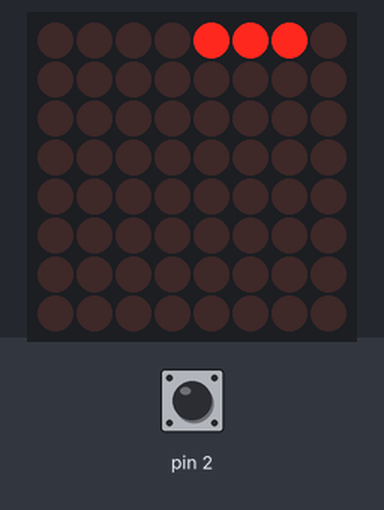
Simulated run of this sketch. Board: Arduino Uno, built with avr-gcc and run on an emulated ATmega328P. Parts: 8×8 LED matrix. The inputs (shaded band) are chosen by the test bench; at power-on: pin 2 LOW. No radio packets arrive unless stated.

Above: at 3.2 s.
3.3 s: pin 2 driven HIGH
At 3.63 s:
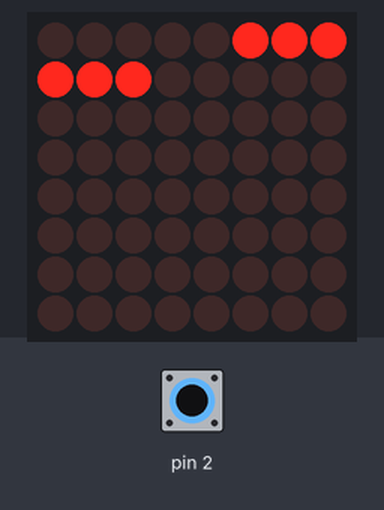
At 4.09 s:
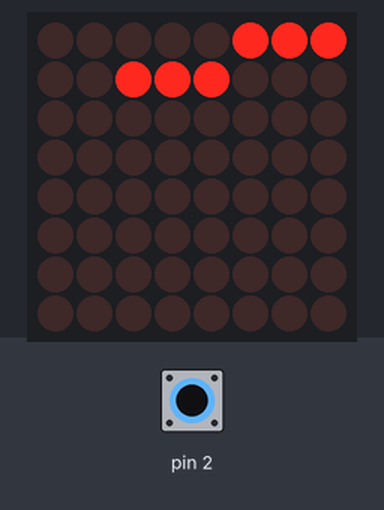
5.7 s: pin 2 pulsed LOW 2 times (0.12 s each, 0.3 s apart)
At 6.5 s:
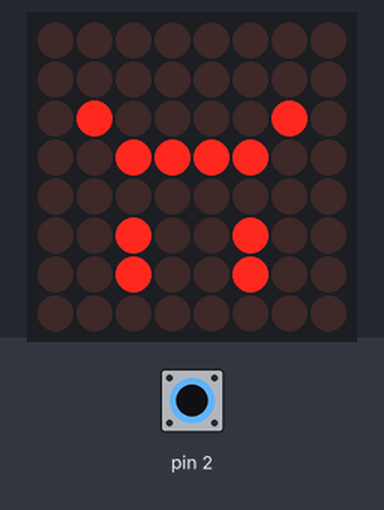
Timing chart, 0 to 8.7 s (numbered marks = the images above; inputs shaded):
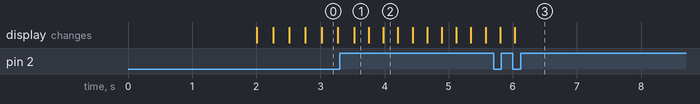

The sketch:

towerstack.ino
```cpp
//Jonathan Balina

////////////////////////////////////////////////////////////
//TowerStack Controller:
//Tower stacking game displayed on an 8x8 led display, controlled
//with a one button input. Three lights will move left to right on the bottom
//layer and then will stay in place after the button is pushed. Then the same
//will happen on next layer up and the goal will be to stop the lights when they
//line up with the previous layer. The speed at which the line moves will increase
//as the tower gets taller. Failing to line up the layers perfectly will
//result in smaller layers going up. When the player misses the previous layer
//completely the game will delay for five seconds before restarting.
//With every level that the player's tower gets taller, the controller
//will send a message to the car telling it to increase speed in its direction.

//Input: Button
//Output: 8x8 LED Display and wireless transciever module

////////////////////////////////////////////////////////////


#include <Wire.h>
#include "Adafruit_LEDBackpack.h"     //by adafruit https://github.com/adafruit/Adafruit_LED_Backpack
#include "Adafruit_GFX.h"             //by adafruit https://github.com/adafruit/Adafruit-GFX-Library
#include <SPI.h>
#include "RF24.h"                     //by TMRh20 https://tmrh20.github.io/RF24/
#ifndef _BV
#define _BV(bit) (1<<(bit))
#endif
Adafruit_8x8matrix matrix = Adafruit_8x8matrix();
RF24 myRadio (7, 8); //sets wireless transciever module to use pins 7 and 8
byte addresses[][6] = {"0"};
bool input = false; //true when button is pressed
bool toggle = true; //determines if the line is moving left or right
int x = 0; //x coordinate of line
int y = 0; //y coordinate of line
int width = 3; //length of line
int tower[8][5]; //2 dimenional grid to save the data of the tower, used for recognizing if current stack lines up and for scrolling
int dif=250; //the amount of milliseconds the line will show before moving to next frame, will decrease as the game goes meaning the line will move faster
long lastDebounceTime = 0; //for debouncing, will compare lastDebounceTime with current time to see if bouncing is occurring
long debounceDelay = 250; //how long to wait to determine if bouncing
bool lose = false; //true if player drops the stack
struct package // The data that will be sent to the car
{
  int change = -1; // For the other controller, this is just 1 instead of -1
};
typedef struct package Package;
Package data;


void setup() {
  //matrix set up
  //////////////////////////////////////////////////////////
  //Serial.begin(115200);
  //Serial.println("HT16K33 test");
  matrix.begin(0x70); // pass in the address
  matrix.setBrightness(0); // defualt brightness is too bright
  matrix.setRotation(3); // rotate entire grid 90 degrees
  //////////////////////////////////////////////////////////

  //Set up button and interrupt for user input
  //////////////////////////////////////////////////////////
  pinMode(2, INPUT);
  attachInterrupt(digitalPinToInterrupt(2), button, RISING);
  delay(1000);
  //////////////////////////////////////////////////////////

  //Turn on and set wireless trnsmission reciever to SEND packages
  //////////////////////////////////////////////////////////
  myRadio.begin();
  myRadio.setChannel(115); //must match channel with other devices
  ///In order to maximize range:
  myRadio.setPALevel(RF24_PA_MAX);
  myRadio.setDataRate( RF24_250KBPS ) ;
  myRadio.openWritingPipe( addresses[0]);
  ///////////////////////////////////////////////////////////
  delay(1000);

}

void loop() {
  //lose condition, if player drops the stack (fails to match previous layer completely)
  //waits a five seconds penalty and display a sad face
  ///////////////////////////////////////////////////////////
  if(lose) {
    //Just some pixel art
    matrix.drawPixel(2,6,0xF800);
    matrix.drawPixel(2,5,0xF800);
    matrix.drawPixel(5,6,0xF800);
    matrix.drawPixel(5,5,0xF800);
    matrix.drawPixel(1,2,0xF800);
    matrix.drawPixel(2,3,0xF800);
    matrix.drawPixel(3,3,0xF800);
    matrix.drawPixel(4,3,0xF800);
    matrix.drawPixel(5,3,0xF800);
    matrix.drawPixel(6,2,0xF800);
    matrix.writeDisplay();
    delay(5000);
    matrix.clear();
    //reset lose condition to false to reset game
    lose = false;
    input = false;
  }
  /////////////////////////////////////////////////////////////

  //I adjusted for debouncing by checking when the last time input was provided
  else {
    //width keeps track of how long the line is
    for(int i = 0; i < width; i++) { //draw line with saved width
      matrix.drawPixel(x+i, y, 0xF800); //0xF800 just refers to color red
    }
    matrix.writeDisplay();
    delay(dif);//dif represents the speed the line moves, dif will get smaller as the tower grows
    //checks if input is from bouncing, if so then disregards input
    if(input && (millis() - lastDebounceTime) <= debounceDelay) {
      input = false;
    }
    else if(input && (millis() - lastDebounceTime) > debounceDelay){ //if input recieved and not from bouncing
      //records and saves where the line is at point of button push
      ///////////////////////////////
      for(int i=0; i<8; i++) {
        if(i>=x && i<x+width)
          tower[i][y] = 1;
        else
          tower[i][y] = 0;
      }
      ///////////////////////////////
      if(y>0 && y!=5){ //If not the starting line and not at the top of the stack/screen
        //Check if line matched
        ///////////////////////////////////////////////
        for(int i=0; i<8; i++) {
          if(tower[i][y]==1 && tower[i][y-1]==0) { //if part of line does not match previous layer
           matrix.drawPixel(i, y, 0);//turns off that light
           tower[i][y] = 0;//saves that space as empty
           width--; //decrease width of line
          }
        }
        ////////////////////////////////////////////////
      }
      y++;//increases height of tower
      dif*=.9;//increase speed of line


      //if reaches "top" of screen(really just five lines up), then the screen should
      //scroll up. It does this by erasing the entire grid and rewriting it from the
      //data that was saved but one layer lower
      //////////////////////////////////////////////////
      if(y==5) {//if tower reached "top" of screen
        matrix.clear();//erases grid
        for(int i=0; i<4; i++) {
          for(int j=0; j<8; j++) {
            tower[j][i] = tower[j][i+1];//each layer is now the layer that was previously above it
            if(tower[j][i]==1)//turns on light if the light was on on the layer previously above
              matrix.drawPixel(j, i, 0xF800);
          }
        }
        y--; //since scrolled up there is one less layer on screen
      }
      ////////////////////////////////////////////////////

      //lose condition: current layer did not match with previous one at all
      //resets game and initializes penalty
      ////////////////////////////////////////////////////
      if(width==0) {
        y=0; //back to layer one
        width = 3; //back to original line width
        dif = 250; //back to original speed
        matrix.clear(); //clear tower
        lose = true; //initialize lose condition
      }
      /////////////////////////////////////////////////////
      else
        myRadio.write(&data, sizeof(data)); //if successfull stack then sends message to car
      input = false; //reset input
      x = 0; //x is the location of the line. line always starts from edge of screen
      toggle = true; //toggle controls direction the line is moving. line always starts from right going left
      lastDebounceTime = millis();
    }
    //else no input, the line just moves left and right
    //x represents where on the x axis of the grid the line is located
    ///////////////////////////////////////////////////////
    else {
      for(int i = 0; i < width; i++) {//Line is drawn with saved width
        matrix.drawPixel(x+i, y, 0);
      }
      if(x+width-1<7 && toggle) //if line has not yet reached edge of screen, then moves left
        x++;
      else if(x+width-1 == 7) { //if hits the edge then changes direction and moves right
        x--;
        toggle = false;
      }
      else if(!(toggle) && x!= 0)//if line has not yet reached edge of screen, then moves right
        x--;
      else if(x == 0) { //if hits the edge then changes direction and moves left
        x++;
        toggle = true;
      }
    }
    /////////////////////////////////////////////////////////
  }

}

void button() { //when button is pressed, triggers input path in loop
  input = true;
}
```

Measured:
- after the input at 3.3 s, the display: changes after 0.23 s (image 1)
- after the input at 5.7 s, the display: first differs from a run without the input after 0.33 s (image 3)
